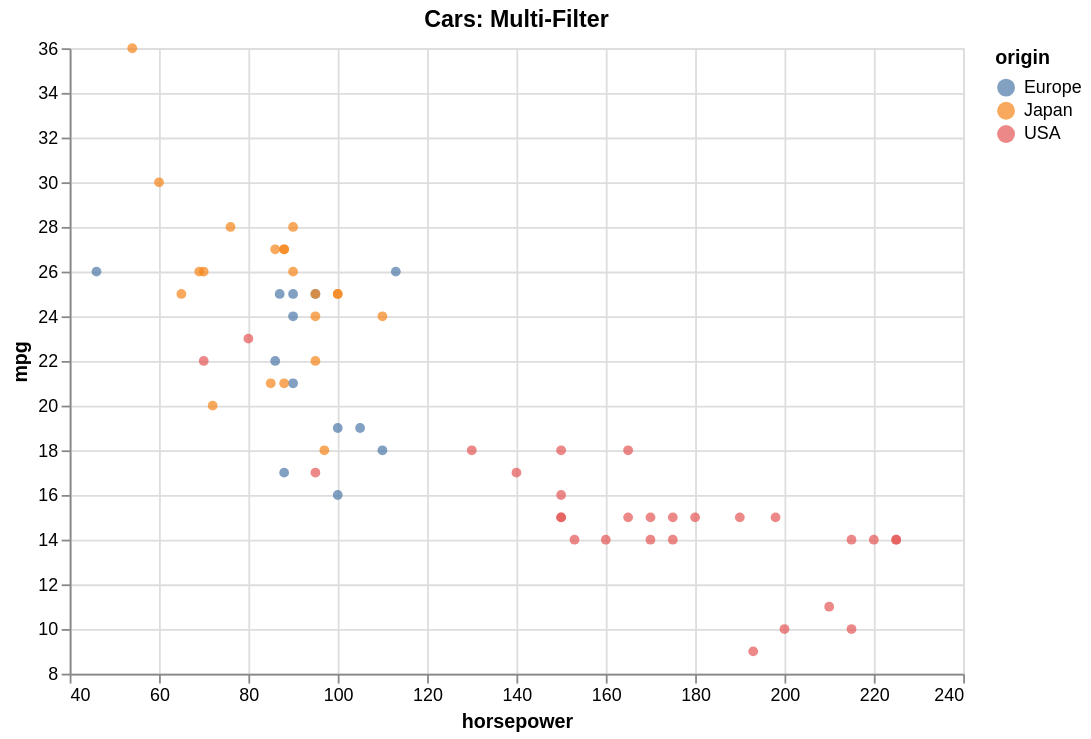

Here is the Vega-Lite specification saved for this chart:
### Vega-Lite specification from a JSON file in a GitHub repository (floating-point values rounded to 4 significant figures)
{"$schema": "https://vega.github.io/schema/vega-lite/v5.json", "data": {"values": [{"acceleration": 12.0, "cylinders": 8, "horsepower": 130, "mpg": 18, "origin": "USA", "weight": 3504}, {"acceleration": 11.5, "cylinders": 8, "horsepower": 165, "mpg": 15, "origin": "USA", "weight": 3693}, {"acceleration": 11.0, "cylinders": 8, "horsepower": 150, "mpg": 18, "origin": "USA", "weight": 3436}, {"acceleration": 12.0, "cylinders": 8, "horsepower": 150, "mpg": 16, "origin": "USA", "weight": 3433}, {"acceleration": 10.5, "cylinders": 8, "horsepower": 140, "mpg": 17, "origin": "USA", "weight": 3449}, {"acceleration": 10.0, "cylinders": 8, "horsepower": 198, "mpg": 15, "origin": "USA", "weight": 4341}, {"acceleration": 9.0, "cylinders": 8, "horsepower": 220, "mpg": 14, "origin": "USA", "weight": 4354}, {"acceleration": 8.5, "cylinders": 8, "horsepower": 215, "mpg": 14, "origin": "USA", "weight": 4312}, {"acceleration": 10.0, "cylinders": 8, "horsepower": 225, "mpg": 14, "origin": "USA", "weight": 4425}, {"acceleration": 8.5, "cylinders": 8, "horsepower": 190, "mpg": 15, "origin": "USA", "weight": 3850}, {"acceleration": 10.0, "cylinders": 8, "horsepower": 170, "mpg": 15, "origin": "USA", "weight": 3563}, {"acceleration": 8.0, "cylinders": 8, "horsepower": 160, "mpg": 14, "origin": "USA", "weight": 3609}, {"acceleration": 9.5, "cylinders": 8, "horsepower": 150, "mpg": 15, "origin": "USA", "weight": 3761}, {"acceleration": 10.0, "cylinders": 8, "horsepower": 225, "mpg": 14, "origin": "USA", "weight": 3086}, {"acceleration": 15.0, "cylinders": 4, "horsepower": 95, "mpg": 24, "origin": "Japan", "weight": 2372}, {"acceleration": 15.5, "cylinders": 4, "horsepower": 95, "mpg": 22, "origin": "Japan", "weight": 2833}, {"acceleration": 15.5, "cylinders": 4, "horsepower": 97, "mpg": 18, "origin": "Japan", "weight": 2774}, {"acceleration": 16.0, "cylinders": 4, "horsepower": 85, "mpg": 21, "origin": "Japan", "weight": 2587}, {"acceleration": 14.5, "cylinders": 4, "horsepower": 88, "mpg": 27, "origin": "Japan", "weight": 2130}, {"acceleration": 20.5, "cylinders": 4, "horsepower": 46, "mpg": 26, "origin": "Europe", "weight": 1835}, {"acceleration": 17.5, "cylinders": 4, "horsepower": 87, "mpg": 25, "origin": "Europe", "weight": 2672}, {"acceleration": 15.0, "cylinders": 4, "horsepower": 90, "mpg": 24, "origin": "Europe", "weight": 2430}, {"acceleration": 17.5, "cylinders": 4, "horsepower": 95, "mpg": 25, "origin": "Europe", "weight": 2375}, {"acceleration": 15.5, "cylinders": 4, "horsepower": 113, "mpg": 26, "origin": "Europe", "weight": 2234}, {"acceleration": 18.5, "cylinders": 4, "horsepower": 90, "mpg": 21, "origin": "Europe", "weight": 2648}, {"acceleration": 14.0, "cylinders": 8, "horsepower": 215, "mpg": 10, "origin": "USA", "weight": 4615}, {"acceleration": 13.0, "cylinders": 8, "horsepower": 200, "mpg": 10, "origin": "USA", "weight": 4376}, {"acceleration": 13.5, "cylinders": 8, "horsepower": 210, "mpg": 11, "origin": "USA", "weight": 4382}, {"acceleration": 18.0, "cylinders": 8, "horsepower": 193, "mpg": 9, "origin": "USA", "weight": 4732}, {"acceleration": 14.5, "cylinders": 4, "horsepower": 88, "mpg": 27, "origin": "Japan", "weight": 2130}, {"acceleration": 13.5, "cylinders": 4, "horsepower": 90, "mpg": 28, "origin": "Japan", "weight": 2264}, {"acceleration": 15.5, "cylinders": 4, "horsepower": 95, "mpg": 25, "origin": "Japan", "weight": 2228}, {"acceleration": 19.0, "cylinders": 4, "horsepower": 100, "mpg": 25, "origin": "Japan", "weight": 2046}, {"acceleration": 13.0, "cylinders": 4, "horsepower": 105, "mpg": 19, "origin": "Europe", "weight": 2634}, {"acceleration": 15.5, "cylinders": 4, "horsepower": 100, "mpg": 16, "origin": "Europe", "weight": 2702}, {"acceleration": 16.5, "cylinders": 4, "horsepower": 88, "mpg": 17, "origin": "Europe", "weight": 2875}, {"acceleration": 17.0, "cylinders": 4, "horsepower": 100, "mpg": 19, "origin": "Europe", "weight": 2901}, {"acceleration": 11.0, "cylinders": 6, "horsepower": 165, "mpg": 18, "origin": "USA", "weight": 3353}, {"acceleration": 11.5, "cylinders": 6, "horsepower": 175, "mpg": 14, "origin": "USA", "weight": 3169}, {"acceleration": 12.5, "cylinders": 6, "horsepower": 153, "mpg": 14, "origin": "USA", "weight": 2906}, {"acceleration": 13.5, "cylinders": 6, "horsepower": 150, "mpg": 15, "origin": "USA", "weight": 3380}, {"acceleration": 12.0, "cylinders": 8, "horsepower": 180, "mpg": 15, "origin": "USA", "weight": 3740}, {"acceleration": 11.0, "cylinders": 8, "horsepower": 170, "mpg": 14, "origin": "USA", "weight": 4080}, {"acceleration": 11.5, "cylinders": 8, "horsepower": 175, "mpg": 15, "origin": "USA", "weight": 3645}, {"acceleration": 14.0, "cylinders": 4, "horsepower": 110, "mpg": 24, "origin": "Japan", "weight": 2585}, {"acceleration": 19.0, "cylinders": 4, "horsepower": 72, "mpg": 20, "origin": "Japan", "weight": 2310}, {"acceleration": 15.0, "cylinders": 4, "horsepower": 100, "mpg": 25, "origin": "Japan", "weight": 2472}, {"acceleration": 16.0, "cylinders": 4, "horsepower": 88, "mpg": 21, "origin": "Japan", "weight": 2265}, {"acceleration": 19.5, "cylinders": 4, "horsepower": 86, "mpg": 27, "origin": "Japan", "weight": 2110}, {"acceleration": 14.5, "cylinders": 4, "horsepower": 90, "mpg": 26, "origin": "Japan", "weight": 2800}, {"acceleration": 19.5, "cylinders": 4, "horsepower": 70, "mpg": 26, "origin": "Japan", "weight": 2110}, {"acceleration": 17.0, "cylinders": 4, "horsepower": 76, "mpg": 28, "origin": "Japan", "weight": 2085}, {"acceleration": 17.0, "cylinders": 4, "horsepower": 65, "mpg": 25, "origin": "Japan", "weight": 2245}, {"acceleration": 15.0, "cylinders": 4, "horsepower": 69, "mpg": 26, "origin": "Japan", "weight": 1965}, {"acceleration": 17.0, "cylinders": 4, "horsepower": 60, "mpg": 30, "origin": "Japan", "weight": 1755}, {"acceleration": 14.0, "cylinders": 6, "horsepower": 70, "mpg": 22, "origin": "USA", "weight": 2815}, {"acceleration": 12.5, "cylinders": 6, "horsepower": 95, "mpg": 17, "origin": "USA", "weight": 3210}, {"acceleration": 13.5, "cylinders": 6, "horsepower": 80, "mpg": 23, "origin": "USA", "weight": 3380}, {"acceleration": 15.5, "cylinders": 4, "horsepower": 54, "mpg": 36, "origin": "Japan", "weight": 1760}, {"acceleration": 14.0, "cylinders": 4, "horsepower": 90, "mpg": 25, "origin": "Europe", "weight": 2130}, {"acceleration": 15.5, "cylinders": 4, "horsepower": 86, "mpg": 22, "origin": "Europe", "weight": 2205}, {"acceleration": 13.5, "cylinders": 4, "horsepower": 110, "mpg": 18, "origin": "Europe", "weight": 2245}]}, "encoding": {"color": {"field": "origin", "type": "nominal"}, "tooltip": [{"field": "horsepower", "type": "quantitative"}, {"field": "origin", "type": "nominal"}, {"field": "mpg", "type": "quantitative"}], "x": {"field": "horsepower", "scale": {"zero": false}, "type": "quantitative"}, "y": {"field": "mpg", "scale": {"zero": false}, "type": "quantitative"}}, "height": 350, "mark": {"filled": true, "type": "point"}, "params": [{"bind": {"input": "select", "labels": ["All", "Europe", "Japan", "USA"], "name": "origin: ", "options": [null, "Europe", "Japan", "USA"]}, "name": "select_origin", "value": null}, {"bind": {"input": "select", "labels": ["All", "4", "6", "8"], "name": "cylinders: ", "options": [null, 4, 6, 8]}, "name": "select_cylinders", "value": null}], "title": "Cars: Multi-Filter", "transform": [{"filter": "select_origin === null || datum.origin === select_origin"}, {"filter": "select_cylinders === null || datum.cylinders === select_cylinders"}], "width": 500}
